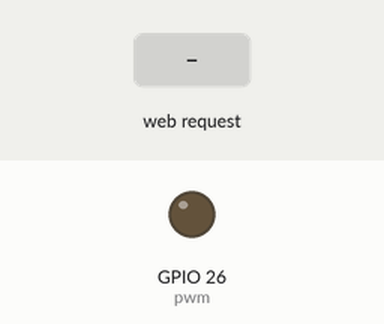
Simulated run of this program. Board: ESP32. On the bench: output pins drawn as LEDs (lit = HIGH). Inputs (shaded band) come from the test bench. WiFi joins after 1.5 s; servers stay silent unless stated; storage starts empty; what the program prints to the serial monitor is not drawn.

Above: at 2.7 s.
2.8 s: HTTP request GET /moisture received
At 3.5 s:
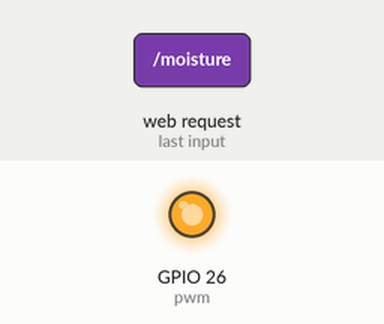
Timing chart, 0 to 6.3 s (numbered marks = the images above; inputs shaded):
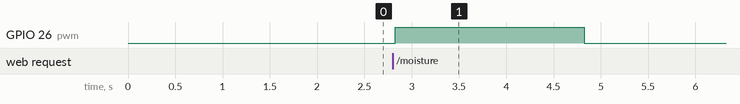

Measured:
- after the input at 2.8 s, GPIO 26 (pwm): LOW → HIGH at once, → LOW 2.0 s later

The program:

main.cpp
```cpp
//Ladataan kirjastot
#include <Arduino.h>
#ifdef ESP32
#include <WiFi.h>
#include <AsyncTCP.h>
#elif defined(ESP8266)
#include <ESP8266WiFi.h>
#include <ESPAsyncTCP.h>
#endif
#include <ESPAsyncWebServer.h>
#include "SPIFFS.h"

// Määritetään Serveri ja sen portti (Oletus http portti on 80)
AsyncWebServer server(80);

// Määritetään langattoman verkon tunnukset
const char *ssid = "";
const char *password = "";

// Määritetään kiinteä IP-osoite
IPAddress local_IP(192, 168, 8, 254);
IPAddress gateway(192, 168, 8, 45);
IPAddress subnet(255, 255, 255, 0);

const int potPin = 34; // <= Signaalipinni
const int pwm = 26;    // <= digitaalinen ulostulo pinni
int output_value;      // <= Analogisen signaalin vahvuus muuttuja

// Not found eli 404 errori sivu
void notFound(AsyncWebServerRequest *request)
{
    request->send(404, "text/plain", "Not found");
}

// Haetaan kosteus anturi piiriltä funktio
String getMoisture()
{


    digitalWrite(pwm, HIGH);                            // Kirjoitaan 1 power output pinniin
    delay(1000);                                        // Odotetaan sekunti = 1000 millisekuntia
    output_value = analogRead(potPin);                  // Luetaan Analogi signaali anturilta
    output_value = map(output_value, 4095, 0, 0, 100);  // Mapataan analogi value 0-100 välille

    // Serial = terminaaliin tulostettavat rivit/teksti
    Serial.print("Moisture : ");
    Serial.print(output_value);
    Serial.println("%");

    delay(1000);
    // Kirjoitetaan 0 power pinniin
    digitalWrite(pwm, LOW);
    return String(output_value);
}

void setup()
{

    Serial.begin(9600);                                  // Aloitetaan Serialmonitor
    pinMode(pwm, OUTPUT);                               // Määritetään PinMode power pinnille
    if (!WiFi.config(local_IP, gateway, subnet))       // Määritetään Wifille asetukset
    {
        Serial.println("STA Failed to configure");
    }
    WiFi.begin(ssid, password);                         // Aloitetaan Wifi yhteys
    if (WiFi.waitForConnectResult() != WL_CONNECTED)
    {
        Serial.printf("WiFi Failed!\n");
        return;
    }

    Serial.print("IP Address: ");
    Serial.println(WiFi.localIP());

    if (!SPIFFS.begin(true))                // Aloitetaan tiedostojärjestelmä
    {
        Serial.println("An Error has occurred while mounting SPIFFS");
        return;
    }

    // Määritellään HTTP_GET reitit
    server.on("/", HTTP_GET, [](AsyncWebServerRequest *request) {
        request->send(SPIFFS, "/index.html", String(), false);
    });


    server.on("/moisture", HTTP_GET, [](AsyncWebServerRequest *request) {
        request->send_P(200, "text/plain", getMoisture().c_str());
    });


    server.on("/main.js", HTTP_GET, [](AsyncWebServerRequest *request) {
        request->send(SPIFFS, "/main.js", "text/plain");
    });
    server.on("/style.css", HTTP_GET, [](AsyncWebServerRequest *request) {
        request->send(SPIFFS, "/style.css", "text/css");
    });

    server.onNotFound(notFound);

    server.begin();
}

void loop()
{
}
```
